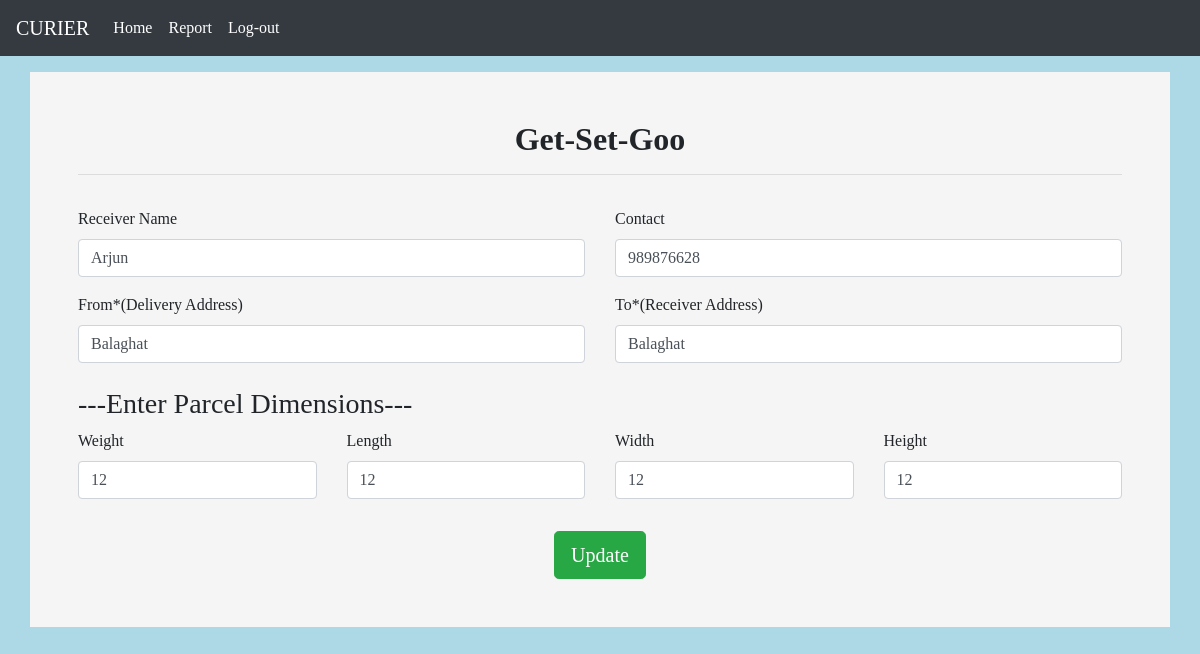
The app's page /edit_parcel/1/ (signed in) with its own data.
### curier/models.py (models this page shows, shortened)
class CurierList(models.Model):
    user = models.ForeignKey(User, on_delete=models.CASCADE)
    receiver_name = models.CharField(max_length=30)
    rcontact = models.IntegerField()
    pick_up_address = models.CharField(max_length=40)
    delivery_address = models.CharField(max_length=40)
    pweight = models.IntegerField()
    plength = models.IntegerField()
    pwidth = models.IntegerField()
    pheight = models.IntegerField()
    delivery_service = models.CharField(max_length=30)
    status = models.CharField(max_length=30)

### curier/views.py (the view, shortened to what this page needs)
# urls.py: path('edit_parcel/<int:pid>/', views.edit_parcel, name="edit_parcel"),
def edit_parcel(request,pid):
    if not request.user.is_authenticated:
        return redirect('login_admin')
    data = CurierList.objects.get(id=pid)
    error= ""
    d = {'data':data,'error':error}
    return render(request,'edit_parcel.html',d)

### templates/edit_parcel.html (shortened to what this page needs)
{% extends 'navigation.html' %}
{% load static %}
{% block body %}
<div class="container mt-3 p-5" style="background-color:whitesmoke">
  <div class="row">
    <div class="col-sm-12" style="background-color:whitesmoke; font-family:Book Antiqua;">
      <h2 class="text-center" style="font-weight:bold">Get-Set-Goo</h2>
      <hr>
      <form method="post" enctype="multipart/form-data">
        <div class="row">
          <div class="col-sm-6 mt-3">
            <label>Receiver Name</label>
              <input type="text" class="form-control" placeholder="Enter Receiver Name" name="receiver_name" value="{{data.receiver_name}}">
          </div>
          <div class="col-sm-6 mt-3">
            <label>Contact</label>
              <input type="text" class="form-control" placeholder="Enter Contact No." name="rcontact" value="{{data.rcontact}}">
          </div>
        </div>
        <div class="row">
          <div class="col-sm-6 mt-3">
            <label>From*(Delivery Address)</label>
              <input type="text" class="form-control" placeholder="Enter Contact No." name="delivery_address" value="{{data.delivery_address}}">
          </div>
          <div class="col-sm-6 mt-3">
            <label>To*(Receiver Address)</label>
              <input type="text" class="form-control" placeholder="Enter Receiver Name" name="pick_up_address" value="{{data.pick_up_address}}">
          </div>
        </div><br>
        <h3>---Enter Parcel Dimensions---</h3>
        <div class="row">
          <div class="col-sm-3">
            <label>Weight</label>
              <input type="number" class="form-control" placeholder="Enter Weight" name="pweight" value="{{data.pweight}}">
          </div>
          <div class="col-sm-3">
            <label>Length</label>
              <input type="number" class="form-control" placeholder="Enter Legth" name="plength" value="{{data.plength}}">
          </div>
          <div class="col-sm-3">
            <label>Width</label>
              <input type="number" class="form-control" placeholder="Enter Width" name="pwidth" value="{{data.pwidth}}">
          </div>
          <div class="col-sm-3">
            <label>Height</label>
              <input type="number" class="form-control" placeholder="Enter Heightt" name="pheight" value="{{data.pheight}}">
          </div>
        </div>
          <center class="mt-3"><input type="submit" class="btn btn-lg btn-success mt-3" value="Update"></center>
      </form>
    </div>
  </div>
</div>
{% endblock %}

### records on screen
CurierList: receiver_name "Arjun", rcontact "989876628", delivery_address "Balaghat", pick_up_address "Balaghat", pweight "12", plength "12", pwidth "12", pheight "12"
